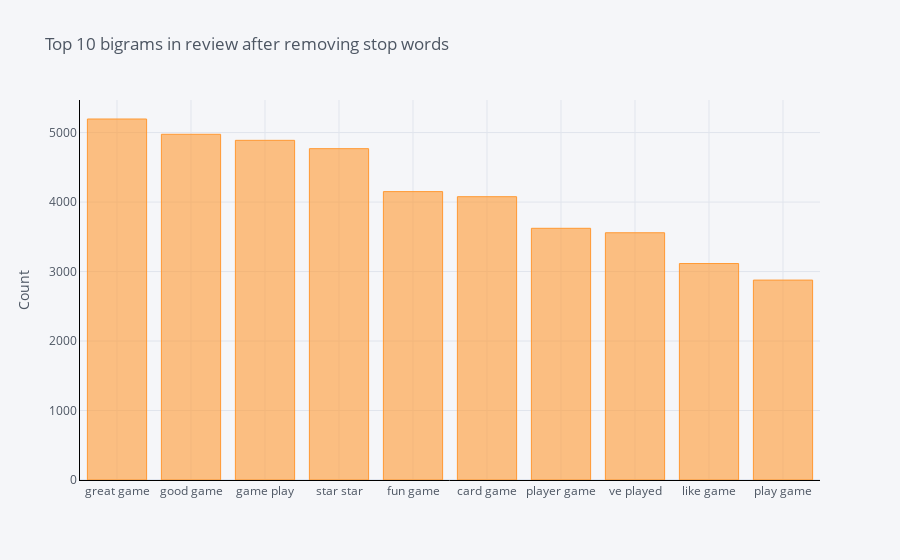

Write notebook code for a chart like this one.
### Markdown cell above
<b>The most occuring word in our dataset is 'game' after removing the stopwords which makes sense. other top 10 frequency words are( like , fun ,good) which implies that the data is inclined more towards positive ratings . The lack of negative words can be clearly seen through this bar graph</b>

### Code cell
def get_top_n_bigram(corpus, n=None):
    vec = CountVectorizer(ngram_range=(2, 2), stop_words='english').fit(corpus)
    bag_of_words = vec.transform(corpus)
    sum_words = bag_of_words.sum(axis=0) 
    words_freq = [(word, sum_words[0, idx]) for word, idx in vec.vocabulary_.items()]
    words_freq =sorted(words_freq, key = lambda x: x[1], reverse=True)
    return words_freq[:n]
common_words = get_top_n_bigram(X_train, 10)
#for word, freq in common_words:
#    print(word, freq)
df4 = pd.DataFrame(common_words, columns = ['comment' , 'count'])
df4.groupby('comment').sum()['count'].sort_values(ascending=False).iplot(
    kind='bar', yTitle='Count', linecolor='black', title='Top 10 bigrams in review after removing stop words')

### Figure 1 — Plotly figure (JSON) as saved in the notebook; plotly's stock layout.template omitted (floating-point values rounded to 4 significant figures)
{"data": [{"marker": {"color": "rgba(255, 153, 51, 0.6)", "line": {"color": "rgba(255, 153, 51, 1.0)", "width": 1}}, "name": "count", "orientation": "v", "text": "", "type": "bar", "x": ["great game", "good game", "game play", "star star", "fun game", "card game", "player game", "ve played", "like game", "play game"], "y": [5195, 4975, 4888, 4768, 4150, 4077, 3622, 3558, 3115, 2877]}], "layout": {"legend": {"bgcolor": "#F5F6F9", "font": {"color": "#4D5663"}}, "paper_bgcolor": "#F5F6F9", "plot_bgcolor": "#F5F6F9", "title": {"font": {"color": "#4D5663"}, "text": "Top 10 bigrams in review after removing stop words"}, "xaxis": {"gridcolor": "#E1E5ED", "linecolor": "black", "showgrid": true, "tickfont": {"color": "#4D5663"}, "title": {"font": {"color": "#4D5663"}, "text": ""}, "zerolinecolor": "#E1E5ED"}, "yaxis": {"gridcolor": "#E1E5ED", "linecolor": "black", "showgrid": true, "tickfont": {"color": "#4D5663"}, "title": {"font": {"color": "#4D5663"}, "text": "Count"}, "zerolinecolor": "#E1E5ED"}}}
